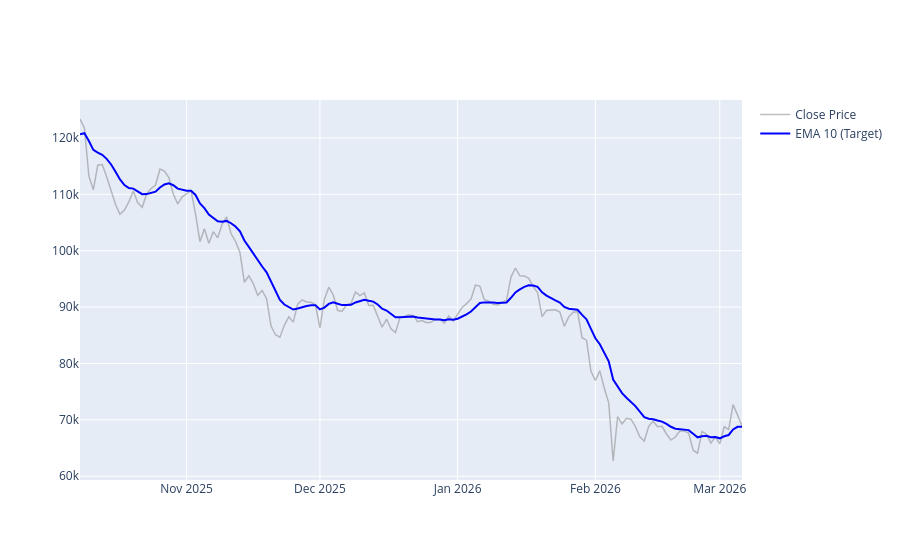

This figure's notebook cell:
### Markdown cell above
### 2. Plot the Target (EMA 10)

### Code cell
fig_test.add_trace(go.Scatter(x=viz_df['timestamp'], y=viz_df['EMA_10'], 
                              mode='lines', name='EMA 10 (Target)', 
                              line=dict(color='blue', width=2)))

### Figure 1 — Plotly figure (JSON) as saved in the notebook; plotly's stock layout.template omitted (floating-point values rounded to 4 significant figures; data arrays with more than 128 entries replaced by an {"elided": "..."} marker saying what was removed)
{"data": [{"line": {"color": "rgba(128,128,128,0.5)", "width": 1.5}, "mode": "lines", "name": "Close Price", "type": "scatter", "x": {"elided": "150 str values"}, "y": {"elided": "150 float values"}}, {"line": {"color": "blue", "width": 2}, "mode": "lines", "name": "EMA 10 (Target)", "type": "scatter", "x": {"elided": "150 str values"}, "y": {"elided": "150 float values"}}], "layout": {}}
